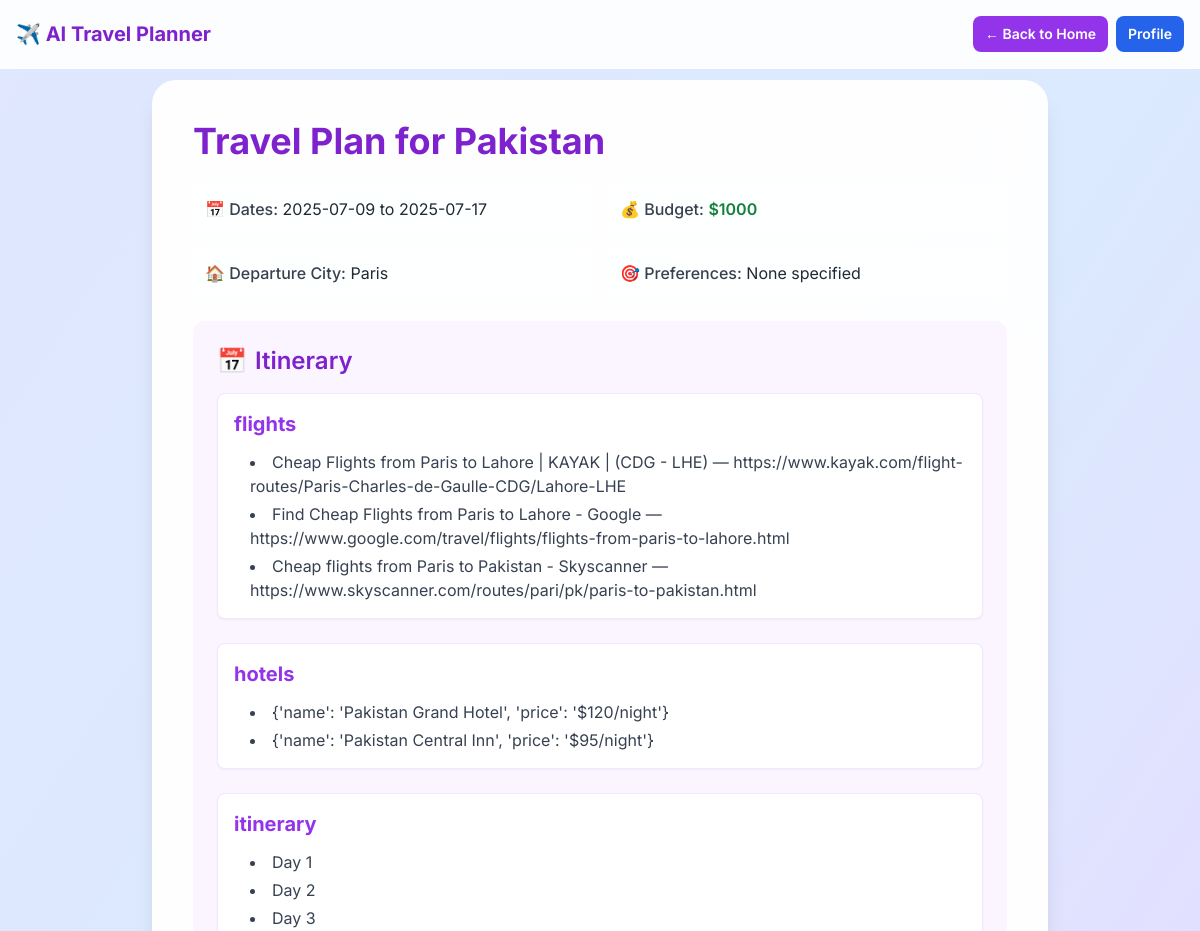
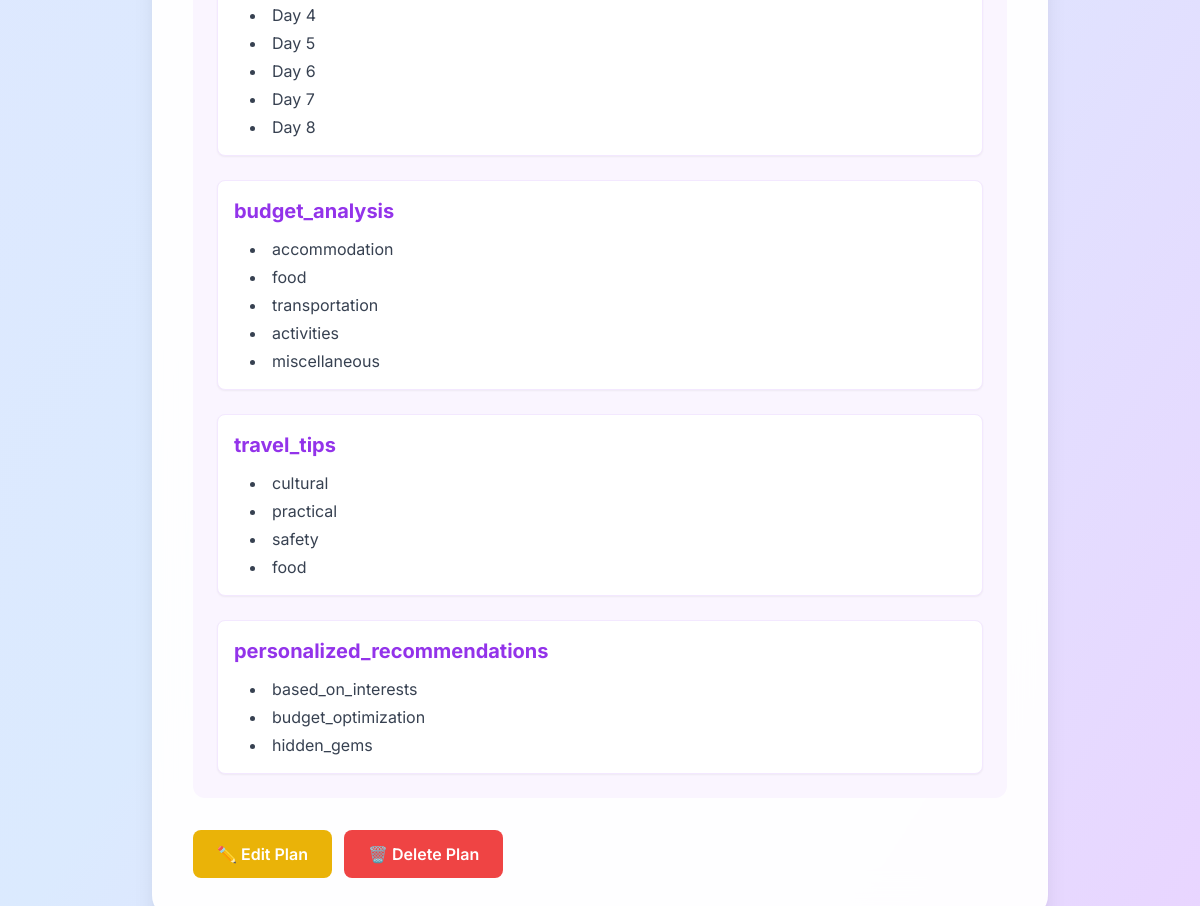
Page /plan/2 (signed in) on the committed database (2 pictures, top to bottom).
### traveler_planner.py (models this page shows)
class TravelPlan(db.Model):
    id = db.Column(db.Integer, primary_key=True)
    user_id = db.Column(db.Integer, db.ForeignKey('user.id'), nullable=False)
    destination = db.Column(db.String(100))
    departure_city = db.Column(db.String(100))
    checkin_date = db.Column(db.String(20))
    checkout_date = db.Column(db.String(20))
    days = db.Column(db.Integer)
    budget = db.Column(db.String(50))
    preferences = db.Column(db.String(200))
    itinerary = db.Column(db.Text)  # Store as JSON string
    created_at = db.Column(db.DateTime, default=db.func.current_timestamp())

### traveler_planner.py (the view)
@app.route("/plan/<int:plan_id>")
@login_required
def view_plan(plan_id):
    plan = TravelPlan.query.get_or_404(plan_id)
    if plan.user_id != session.get('user_id'):
        flash('Access denied.', 'error')
        return redirect(url_for('home'))
    itinerary = json.loads(plan.itinerary) if plan.itinerary else {}
    return render_template("plan_detail.html", plan=plan, itinerary=itinerary)

### traveler_planner.py (called while the page is built)
def login_required(f):
    @wraps(f)
    def decorated_function(*args, **kwargs):
        if 'user_id' not in session:
            flash('Please log in to access this page.', 'error')
            return redirect(url_for('login'))
        return f(*args, **kwargs)
    return decorated_function

### templates/plan_detail.html (shortened to what this page needs)
<!DOCTYPE html>
<html lang="en">
<head>
  <script src="https://cdn.tailwindcss.com"></script>
</head>
<body class="bg-gradient-to-br from-indigo-100 via-blue-100 to-purple-200 font-[Inter] min-h-screen">
  <div class="fixed top-0 left-0 right-0 z-30 p-2 sm:p-4 flex flex-wrap items-center justify-between gap-1 sm:gap-2 bg-white/90 backdrop-blur-sm border-b border-white/20">
    <div class="flex items-center gap-1 sm:gap-2">
      <h1 class="text-base sm:text-lg md:text-xl font-bold text-purple-700">✈️ AI Travel Planner</h1>
    </div>
    <div class="flex items-center gap-1 sm:gap-2">
      <a href="/" class="px-2 sm:px-3 py-1.5 sm:py-2 bg-purple-600 hover:bg-purple-700 text-white rounded-lg font-semibold text-xs sm:text-sm">← Back to Home</a>
      <a href="/profile" class="px-2 sm:px-3 py-1.5 sm:py-2 bg-blue-600 hover:bg-blue-700 text-white rounded-lg font-semibold text-xs sm:text-sm">Profile</a>
    </div>
  </div>
  <div class="pt-16 sm:pt-20 pb-4 sm:pb-8 px-2 sm:px-4">
    <div class="max-w-4xl mx-auto">
      <div class="glass-effect rounded-2xl sm:rounded-3xl shadow-xl p-3 sm:p-4 md:p-8 lg:p-10">
        <h1 class="text-xl sm:text-2xl md:text-3xl lg:text-4xl font-bold text-purple-700 mb-3 sm:mb-4 md:mb-6">Travel Plan for {{ plan.destination }}</h1>
        <div class="mb-3 sm:mb-4 md:mb-6 grid grid-cols-1 sm:grid-cols-2 gap-2 sm:gap-3 md:gap-4 text-xs sm:text-sm md:text-base">
          <div class="bg-white/50 p-2 sm:p-3 rounded-lg">
            <span class="font-medium text-gray-700">📅 Dates:</span>
            <span class="text-gray-800 break-words">{{ plan.checkin_date }} to {{ plan.checkout_date }}</span>
          </div>
          <div class="bg-white/50 p-2 sm:p-3 rounded-lg">
            <span class="font-medium text-gray-700">💰 Budget:</span>
            <span class="text-green-700 font-semibold">{{ plan.budget }}</span>
          </div>
          <div class="bg-white/50 p-2 sm:p-3 rounded-lg">
            <span class="font-medium text-gray-700">🏠 Departure City:</span>
            <span class="text-gray-800">{{ plan.departure_city }}</span>
          </div>
          <div class="bg-white/50 p-2 sm:p-3 rounded-lg">
            <span class="font-medium text-gray-700">🎯 Preferences:</span>
            <span class="text-gray-800 break-words">{{ plan.preferences or 'None specified' }}</span>
          </div>
        </div>
        <div class="bg-purple-50 rounded-lg sm:rounded-xl p-3 sm:p-4 md:p-6">
          <h2 class="text-lg sm:text-xl md:text-2xl font-semibold text-purple-700 mb-2 sm:mb-3 md:mb-4 flex items-center">
            <span class="mr-2">📅</span> Itinerary
          </h2>
          {% if itinerary %}
            <div class="space-y-3 sm:space-y-4 md:space-y-6">
              {% for day, activities in itinerary.items() %}
                <div class="bg-white rounded-lg p-2 sm:p-3 md:p-4 shadow-sm border border-purple-100">
                  <div class="font-bold text-purple-600 mb-1 sm:mb-2 md:mb-3 text-base sm:text-lg md:text-xl">{{ day }}</div>
                  {% if activities is string %}
                    <p class="text-gray-700 text-xs sm:text-sm md:text-base break-words">{{ activities }}</p>
                  {% else %}
                    <ul class="list-disc list-inside ml-1 sm:ml-2 md:ml-4 space-y-1">
                      {% for activity in activities %}
                        <li class="text-gray-700 text-xs sm:text-sm md:text-base break-words">{{ activity }}</li>
                      {% endfor %}
                    </ul>
                  {% endif %}
                </div>
              {% endfor %}
            </div>
          {% else %}
            <div class="text-center py-6 sm:py-8">
              <div class="text-3xl sm:text-4xl mb-3 sm:mb-4">📝</div>
              <p class="text-gray-600 text-xs sm:text-sm md:text-base">No itinerary found for this plan.</p>
            </div>
          {% endif %}
        </div>
        <div class="mt-4 sm:mt-6 md:mt-8 flex flex-wrap gap-2 sm:gap-3">
          <a href="/plan/{{ plan.id }}/edit" class="px-3 sm:px-4 md:px-6 py-2 md:py-3 bg-yellow-500 hover:bg-yellow-600 text-white font-semibold rounded-lg text-xs sm:text-sm md:text-base transition-colors min-h-[32px] touch-manipulation">
            ✏️ Edit Plan
          </a>
          <form action="/plan/{{ plan.id }}/delete" method="POST" style="display:inline;" onsubmit="return confirm('Are you sure you want to delete this plan?');">
            <button type="submit" class="px-3 sm:px-4 md:px-6 py-2 md:py-3 bg-red-500 hover:bg-red-600 text-white font-semibold rounded-lg text-xs sm:text-sm md:text-base transition-colors cursor-pointer min-h-[32px] touch-manipulation">
              🗑️ Delete Plan
            </button>
          </form>
        </div>
      </div>
    </div>
  </div>
</body>
</html>

### templates/plan_detail.html (style rules this page uses)
.glass-effect { background: rgba(255, 255, 255, 0.95); backdrop-filter: blur(20px); border: 1px solid rgba(255, 255, 255, 0.2); }

### rows in the picture
TravelPlan: destination "Pakistan", checkin_date "2025-07-09", checkout_date "2025-07-17", budget "$1000", departure_city "Paris", preferences "None specified"

### other values in the picture
{{ day }} "flights" "hotels" "itinerary" "budget_analysis" "travel_tips" "personalized_recommendations"
{{ activity }} "Cheap Flights from Paris to Lahore | KAYAK | (CDG - LHE) — https://www.kayak.com/flight-routes/Paris-Charles-de-Gaulle-CDG/Lahore-LHE" "Find Cheap Flights from Paris to Lahore - Google — https://www.google.com/travel/flights/flights-from-paris-to-lahore.html" "Cheap flights from Paris to Pakistan - Skyscanner — https://www.skyscanner.com/routes/pari/pk/paris-to-pakistan.html" "{'name': 'Pakistan Grand Hotel', 'price': '$120/night'}" "{'name': 'Pakistan Central Inn', 'price': '$95/night'}" "Day 1" "Day 2" "Day 3" "Day 4" "Day 5" "Day 6" "Day 7" "Day 8" "accommodation" "food" "transportation" "activities" "miscellaneous" "cultural" "practical" "safety" "food" "based_on_interests" "budget_optimization" "hidden_gems"
